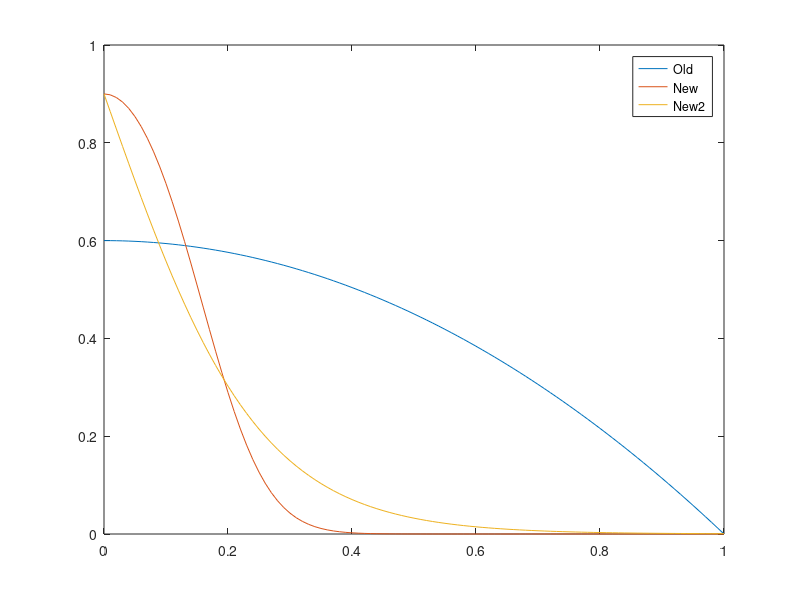

Write MATLAB code to recreate this figure.
clear all; close all;


Rnutri = 0:0.01:1;
KNUTR = 0.6;
MOR_NUTR1 = (1-Rnutri.^2)*KNUTR;

Rnutri = 0:0.01:1;
R_ref = 0.22;
ALPHA = 2;
KNUTR = 0.9;
MOR_NUTR2 = (1-tanh((Rnutri/R_ref).^ALPHA))*KNUTR;

Rnutri = 0:0.01:1;
R_ref = 0.25;
ALPHA = 1;
KNUTR = 0.9;
MOR_NUTR3 = (1-tanh((Rnutri/R_ref).^ALPHA))*KNUTR;


figure;
plot(Rnutri,MOR_NUTR1);
hold on;
plot(Rnutri,MOR_NUTR2);
hold on;
plot(Rnutri,MOR_NUTR3);
legend('Old','New','New2');